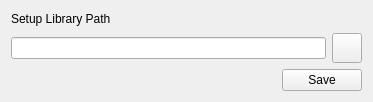
<?xml version="1.0" encoding="UTF-8"?>
<ui version="4.0">
 <class>LibrarySetup</class>
 <widget class="QWidget" name="LibrarySetup">
  <property name="geometry">
   <rect>
    <x>0</x>
    <y>0</y>
    <width>373</width>
    <height>102</height>
   </rect>
  </property>
  <property name="windowTitle">
   <string>Form</string>
  </property>
  <layout class="QGridLayout" name="gridLayout">
   <item row="1" column="0" colspan="2">
    <widget class="QLineEdit" name="le_libpath">
     <property name="readOnly">
      <bool>false</bool>
     </property>
    </widget>
   </item>
   <item row="1" column="2">
    <widget class="QPushButton" name="btn_choose">
     <property name="minimumSize">
      <size>
       <width>30</width>
       <height>30</height>
      </size>
     </property>
     <property name="maximumSize">
      <size>
       <width>30</width>
       <height>30</height>
      </size>
     </property>
     <property name="text">
      <string/>
     </property>
     <property name="icon">
      <iconset>
       <normaloff>../../icons/open.png</normaloff>../../icons/open.png</iconset>
     </property>
    </widget>
   </item>
   <item row="2" column="1" colspan="2">
    <widget class="QPushButton" name="btn_save">
     <property name="text">
      <string>Save</string>
     </property>
    </widget>
   </item>
   <item row="2" column="0">
    <spacer name="horizontalSpacer">
     <property name="orientation">
      <enum>Qt::Horizontal</enum>
     </property>
     <property name="sizeHint" stdset="0">
      <size>
       <width>40</width>
       <height>20</height>
      </size>
     </property>
    </spacer>
   </item>
   <item row="0" column="0" colspan="3">
    <widget class="QLabel" name="label">
     <property name="text">
      <string>Setup Library Path</string>
     </property>
    </widget>
   </item>
  </layout>
 </widget>
 <resources/>
 <connections/>
</ui>
